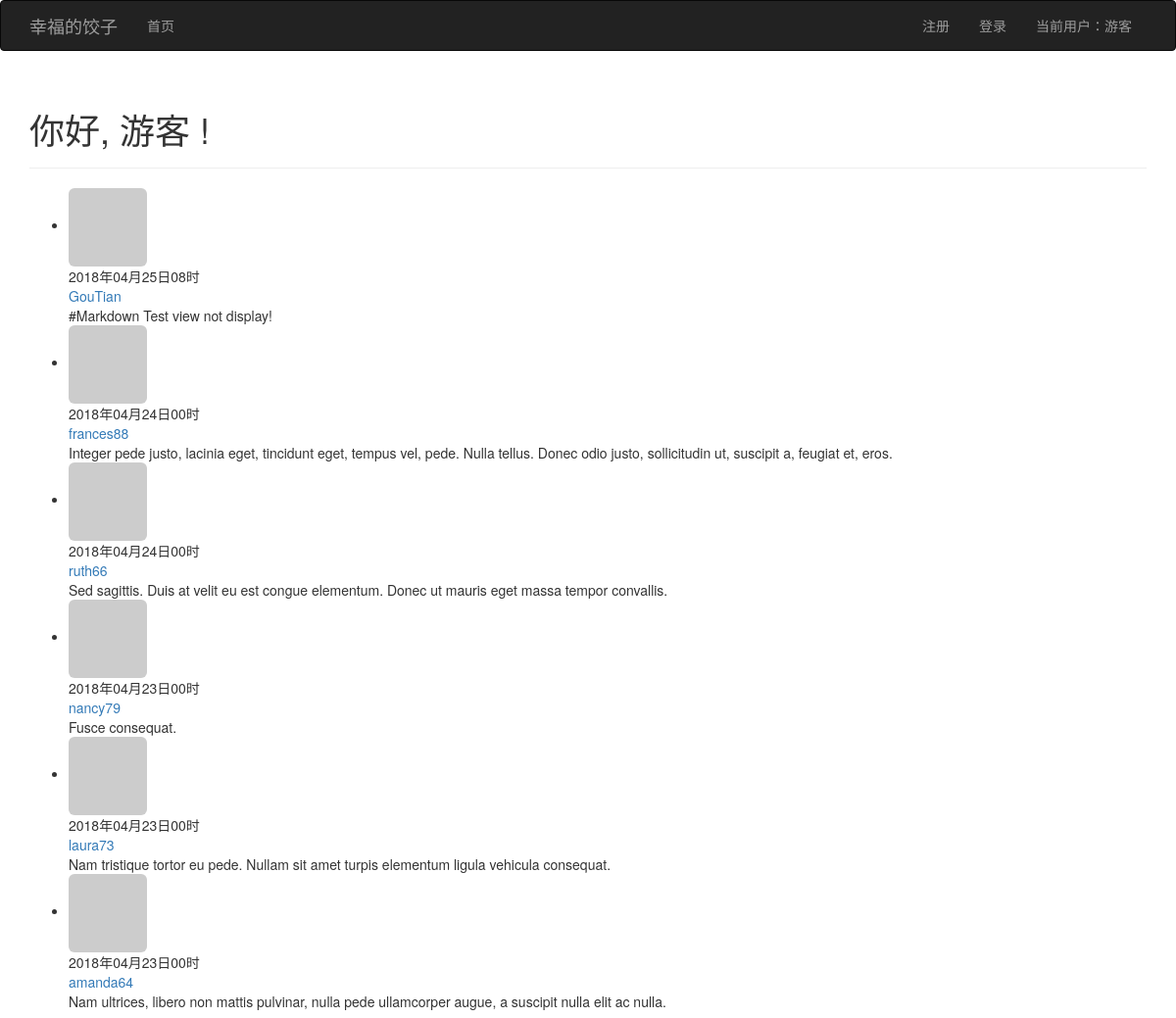
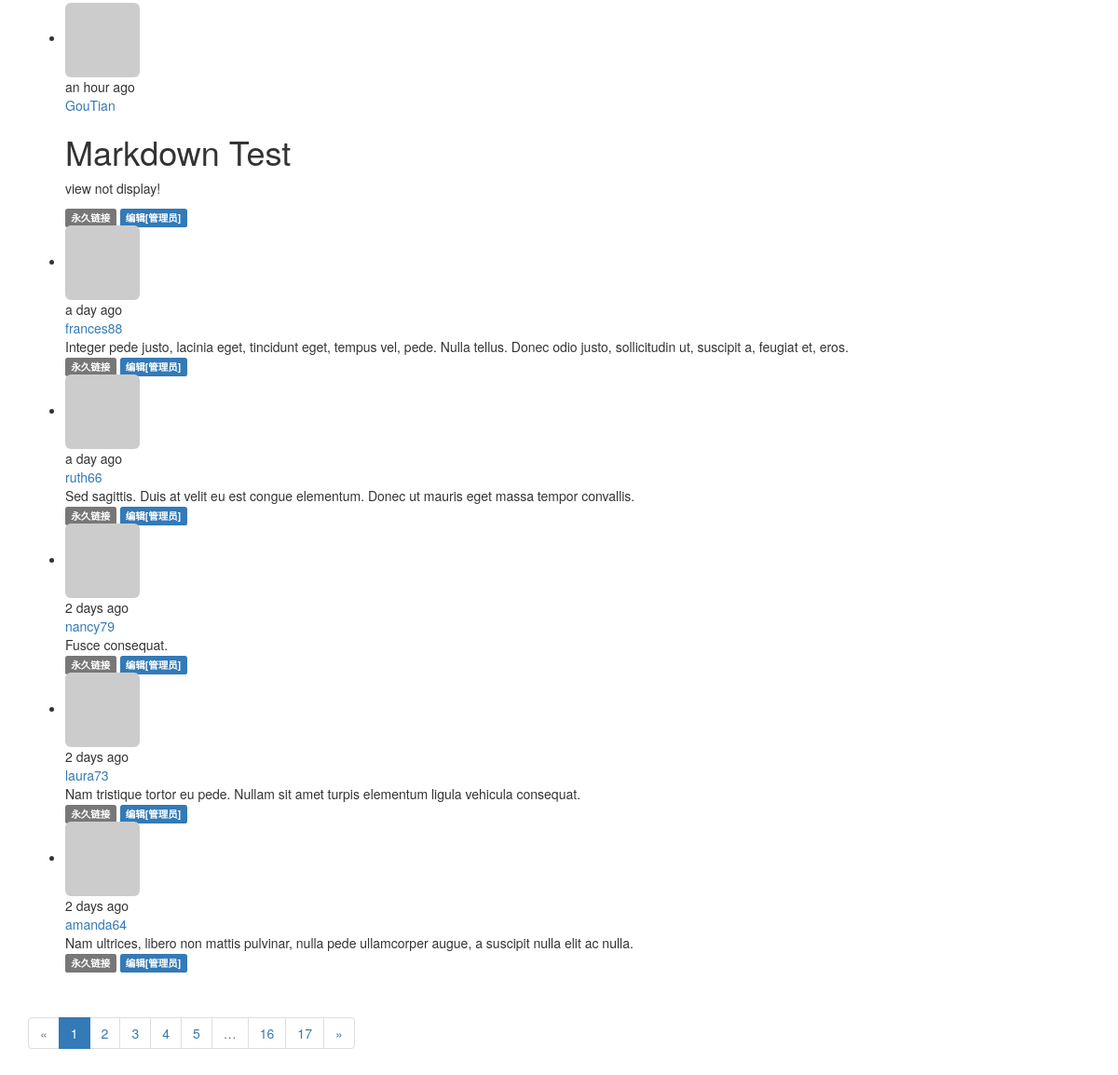
The page / on the database its author committed (2 pictures, top to bottom).
### app/models.py (models this page shows, shortened)
class Post(db.Model):
    __tablename__ = 'posts'
    id = db.Column(db.Integer, primary_key=True)
    body = db.Column(db.Text)
    timestamp = db.Column(db.DateTime, index=True, default=datetime.utcnow)
    author_id = db.Column(db.Integer, db.ForeignKey('users.id'))
    body_html = db.Column(db.Text)

class User(UserMixin, db.Model):
    __tablename__ = 'users'
    id = db.Column(db.Integer, primary_key=True)
    email = db.Column(db.String(64), unique=True, index=True)
    username = db.Column(db.String(64), unique=True, index=True)
    role_id = db.Column(db.Integer, db.ForeignKey('roles.id'))
    password_hash = db.Column(db.String(128))
    confirmed = db.Column(db.Boolean, default=False)
    name = db.Column(db.String(64))
    location = db.Column(db.String(64))
    about_me = db.Column(db.Text())
    member_since = db.Column(db.DateTime(), default=datetime.utcnow)
    last_seen = db.Column(db.DateTime(), default=datetime.utcnow)
    avatar_hash = db.Column(db.String(32))
    posts = db.relationship('Post', backref='author', lazy='dynamic')
    @property
    def password(self):
        raise AttributeError('密码不是可读属性。')
    def gravatar(self, size=100, default='identicon', rationg='g'):
        if request.is_secure:
            url = 'https://secure.gravatar.com/avatar'
        else:
            url = 'http://www.gravatar.com/avatar'
        hash = hashlib.md5(self.email.encode('utf-8')).hexdigest()
        return '{url}/{hash}?s={size}&d={default}&r={rationg}'.format(url=url, hash=hash, size=size, default=default,
                                                                      rationg=rationg)

### app/main/views.py (the view)
@main.route('/', methods=['GET', 'POST'])
def index():
    form = NameForm()
    if form.validate_on_submit() and current_user.can(Permission.WRITE_ARTICLES):
        print('form.body', form.name.data)
        post = Post(body=form.name.data,
                    author=current_user._get_current_object())
        db.session.add(post)
        return redirect(url_for('.index'))
    page = request.args.get('page', 1, type=int)
    pagination = Post.query.order_by(Post.timestamp.desc())\
        .paginate(page, per_page=current_app.config['FLASKY_POSTS_PER_PAGE'], error_out=False)
    posts = pagination.items
    return render_template('default/index.html',
                           form=form, name=session.get('name'),
                           konwn=session.get('known', False),
                           current_time=datetime.utcnow(),
                           posts=posts,
                           pagination=pagination)

### app/auth/views.py (called while the page is built)
@auth.before_app_request
def before_request():
    if current_user.is_authenticated:
        current_user.ping()
        if not current_user.confirmed \
                and request.endpoint \
                and request.blueprint != 'auth' \
                and request.endpoint != 'static':
            return redirect(url_for('auth.unconfirmed'))

### app/main/__init__.py (called while the page is built)
@main.app_context_processor
def inject_permission():
    return dict(Permission=Permission)

### app/models.py (called while the page is built)
    def can(self, permission):
        return False

### templates/default/index.html (shortened to what this page needs)
{% extends "base.html" %}
{% import "bootstrap/wtf.html" as wtf %}
{% import "default/_macros.html" as macros %}
{% block page_content %}
    <div class="page-header">
        <h1>你好,
            {% if current_user.is_authenticated %}
                {{ current_user.username }}
            {% else %}
                游客
            {% endif %}!
        </h1>
    </div>
    <ul class="posts">
        {% for post in posts %}
            <li>
                <div class="profile-thumbnail">
                <a href="{{ url_for('.user', username=post.author.username) }}">
                    <img src="{{ post.author.gravatar(size=40) }}" alt="{{ post.author.username }}" class="img-rounded profile-thumbnail">
                </a>
            </div>
                <div class="post-date">{{ moment(post.timestamp).format("YYYY年MM月DD日HH时") }}</div>
                <div class="post-author">
                    <a href="{{ url_for('.user', username=post.author.username) }}">{{ post.author.username }}</a>
                </div>
                <div class="post-body">{{ post.body }}</div>
            </li>
        {% endfor %}
    </ul>
    {% include 'default/_posts.html' %}
    {% if pagination %}
        <div class="pagination">
            {{ macros.pagination_widget(pagination, '.index') }}
        </div>
    {% endif %}
{% endblock page_content %}

### templates/base.html (shortened to what this page needs)
{% extends "bootstrap/base.html" %}
{% block head %}
{{ super() }}
{% endblock %}
{% block content %}
    <div class="container">
        {% block page_content %}{% endblock %}
    </div>
{% endblock %}

### templates/default/_macros.html
{% macro pagination_widget(pagination, endpoint) %}
<ul class="pagination">
    <li{% if not pagination.has_prev %} class="disabled"{% endif %}>
        <a href="{% if pagination.has_prev %}{{ url_for(endpoint, page = pagination.prev_num, **kwargs) }}{% else %}#{% endif %}">&laquo;</a>
    </li>
    {% for p in pagination.iter_pages() %}
        {% if p %}
            {% if p == pagination.page %}
            <li class="active">
                <a href="{{ url_for(endpoint, page = p, **kwargs) }}">{{ p }}</a>
            </li>
            {% else %}
                <li>
                    <a href="{{ url_for(endpoint, page = p, **kwargs) }}">{{ p }}</a>
                </li>
            {% endif %}
        {% else %}
            <li class="disabled"><a href="#">&hellip;</a></li>
        {% endif %}
    {% endfor %}
    <li{% if not pagination.has_next %} class="disabled"{% endif %}>
        <a href="{% if pagination.has_next %}{{ url_for(endpoint, page=pagination.next_num, **kwargs) }}{% else %}#{% endif %}">&raquo;</a>
    </li>
</ul>
{% endmacro %}

### templates/nav.html (shortened to what this page needs)
{% block navbar %}
    <div class="navbar navbar-inverse" role="navigation">
        <div class="container">
            <div class="navbar-header">
                <a class="navbar-brand" href="/">幸福的饺子</a>
            </div>
            <div class="navbar-collapse collapse">
                <ul class="nav navbar-nav">
                    <li><a href="/">首页</a></li>
                </ul>
                <ul class="nav navbar-nav navbar-right">
                    {% if current_user.is_authenticated %}
                        <li><a href="{{ url_for('main.user', username=current_user.username) }}">个人中心</a></li>
                        <li><a href="{{ url_for('auth.logout') }}">退出登录</a></li>
                        <li><a href="{{ url_for('auth.logout') }}">当前用户：{{ current_user.email }}</a></li>
                    {% else %}
                        <li><a href="{{ url_for('auth.register') }}">注册</a></li>
                        <li><a href="{{ url_for('auth.login') }}">登录</a></li>
                        <li><a href="{{ url_for('auth.login') }}">当前用户：游客</a></li>
                    {% endif %}
                </ul>
            </div>
        </div>
    </div>
{% endblock navbar %}

### templates/default/_posts.html
<ul class="posts">
    {% for post in posts %}
    <li class="post">
        <div class="post-thumbnail">
            <a href="{{ url_for('.user', username=post.author.username) }}">
                <img class="img-rounded profile-thumbnail" src="{{ post.author.gravatar(size=40) }}">
            </a>
        </div>
        <div class="post-content">
            <div class="post-date">{{ moment(post.timestamp).fromNow() }}</div>
            <div class="post-author"><a href="{{ url_for('.user', username=post.author.username) }}">{{ post.author.username }}</a></div>
            <div class="post-body">
                {% if post.body_html %}
                    {{ post.body_html | safe }}
                {% else %}
                    {{ post.body }}
                {% endif %}
            </div>
            <div class="post-footer">
                <a href="{{ url_for('.post', id=post.id) }}"><span class="label label-default">永久链接</span></a>
                {% if current_user == post.author %}
                    <a href="{{ url_for('.edit', id=post.id) }}"><span class="label label-primary">编辑</span></a>
                {% elif current_user.is_administrator %}
                    <a href="{{ url_for('.edit', id=post.id) }}"><span class="label label-primary">编辑[管理员]</span></a>
                {% endif %}
            </div>
        </div>
    </li>
    {% endfor %}
</ul>

### rows shown on the page
Post: timestamp "2018年04月25日08时", author.username "GouTian", body "#Markdown Test view not display!", timestamp "an hour ago", body_html "Markdown Test view not display!"
Post: timestamp "2018年04月24日00时", author.username "frances88", body "Integer pede justo, lacinia eget, tincidunt eget, tempus vel, pede. Nulla tellus. Donec odio justo, sollicitudin ut, suscipit a, feugiat et, eros.", timestamp "a day ago"
Post: timestamp "2018年04月24日00时", author.username "ruth66", body "Sed sagittis. Duis at velit eu est congue elementum. Donec ut mauris eget massa tempor convallis.", timestamp "a day ago"
Post: timestamp "2018年04月23日00时", author.username "nancy79", body "Fusce consequat.", timestamp "2 days ago"
Post: timestamp "2018年04月23日00时", author.username "laura73", body "Nam tristique tortor eu pede. Nullam sit amet turpis elementum ligula vehicula consequat.", timestamp "2 days ago"
Post: timestamp "2018年04月23日00时", author.username "amanda64", body "Nam ultrices, libero non mattis pulvinar, nulla pede ullamcorper augue, a suscipit nulla elit ac nulla.", timestamp "2 days ago"

### other values the page prints
{{ p }} "1"
{{ p }} "2" "3" "4" "5" "16" "17"
